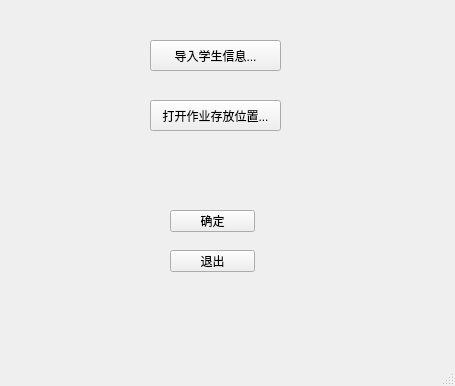
<?xml version="1.0" encoding="UTF-8"?>
<ui version="4.0">
 <class>teacherAssistantClass</class>
 <widget class="QMainWindow" name="teacherAssistantClass">
  <property name="geometry">
   <rect>
    <x>0</x>
    <y>0</y>
    <width>455</width>
    <height>386</height>
   </rect>
  </property>
  <property name="windowTitle">
   <string>teacherAssistant</string>
  </property>
  <widget class="QWidget" name="centralWidget">
   <widget class="QPushButton" name="pushButton">
    <property name="geometry">
     <rect>
      <x>150</x>
      <y>40</y>
      <width>131</width>
      <height>31</height>
     </rect>
    </property>
    <property name="text">
     <string>导入学生信息...</string>
    </property>
   </widget>
   <widget class="QPushButton" name="pushButton_2">
    <property name="geometry">
     <rect>
      <x>150</x>
      <y>100</y>
      <width>131</width>
      <height>31</height>
     </rect>
    </property>
    <property name="text">
     <string>打开作业存放位置...</string>
    </property>
   </widget>
   <widget class="QPushButton" name="submitBtn">
    <property name="geometry">
     <rect>
      <x>170</x>
      <y>210</y>
      <width>85</width>
      <height>22</height>
     </rect>
    </property>
    <property name="text">
     <string>确定</string>
    </property>
   </widget>
   <widget class="QPushButton" name="cancelBtn">
    <property name="geometry">
     <rect>
      <x>170</x>
      <y>250</y>
      <width>85</width>
      <height>22</height>
     </rect>
    </property>
    <property name="text">
     <string>退出</string>
    </property>
   </widget>
  </widget>
  <widget class="QStatusBar" name="statusBar"/>
 </widget>
 <layoutdefault spacing="6" margin="11"/>
 <resources>
  <include location="teacherassistant.qrc"/>
 </resources>
 <connections>
  <connection>
   <sender>cancelBtn</sender>
   <signal>clicked()</signal>
   <receiver>teacherAssistantClass</receiver>
   <slot>close()</slot>
   <hints>
    <hint type="sourcelabel">
     <x>204</x>
     <y>265</y>
    </hint>
    <hint type="destinationlabel">
     <x>48</x>
     <y>313</y>
    </hint>
   </hints>
  </connection>
 </connections>
</ui>
